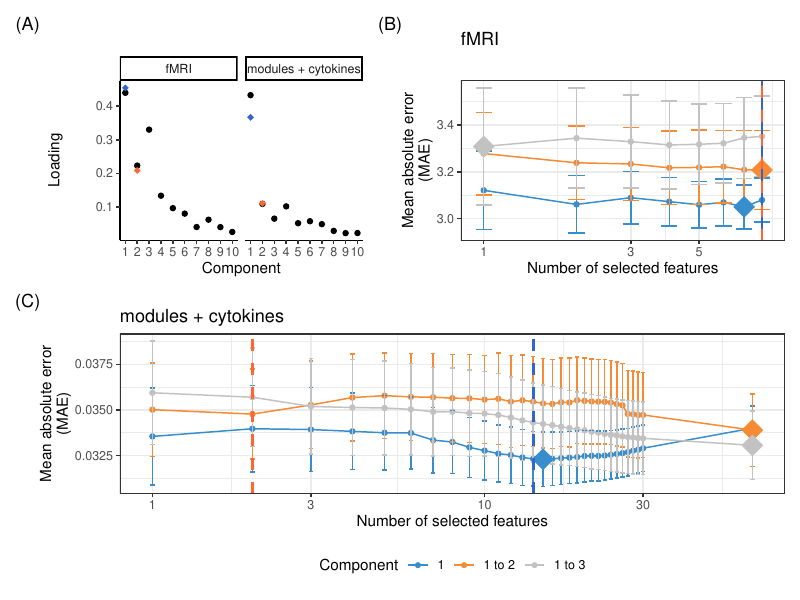

This figure's R source:
library(tidyverse)
library(patchwork)
library(mixOmics)

#### Data ####
attach("results/PLS/SPLS.RData")
attach("results/PLS/spls.tune.RData")
attach("results/PLS/spls.MAEzoom.tune.RData")

#loadings for selected # of features
load.select <-  data.frame(Component = c(1,2,1,2),
                           space = c("modules + cytokines","modules + cytokines","fMRI","fMRI"),
                           value = c(result.spls$explained_variance$X[1], 
                                     result.spls$explained_variance$X[2],
                                     result.spls$explained_variance$Y[1],
                                     result.spls$explained_variance$Y[2]))

#### axis loading ####
plot.load <- as.data.frame(spls$explained_variance) %>% 
  mutate(Component = c(1:10)) %>% 
  pivot_longer(X:Y, names_to = "space") %>% 
  mutate(space = recode(space, "X"="modules + cytokines", "Y"="fMRI")) %>% 

  ggplot(aes(x=Component, y=value)) +
  geom_point(size=1.5) +
  facet_wrap(~space) +
  theme_classic() +
  labs(y="Loading") +
  scale_x_continuous(breaks=seq(1,10,1)) +
  #add actual selected loadings
  geom_point(data=load.select, aes(color=as.character(Component)), 
             size=2, shape=18, show.legend = FALSE) +
  scale_color_manual(values=c("#3366CC","#FF6633"))


plot.load

#### MAE ####
plot <- plot(spls.zoom.MAE.X, legend.position = 'topright') +
  labs(y="Mean absolute error\n(MAE)", color="Component",
       title="modules + cytokines") +
  geom_vline(xintercept = 2, lwd=1, lty="dashed", color="#FF6633") +
  geom_vline(xintercept = 14, lwd=1, lty="dashed", color="#3366CC") +
  theme(legend.position = "bottom")
#plot

plot2 <- plot(spls.MAE.Y, legend.position = 'topright') +
  labs(y="Mean absolute error\n(MAE)", color="Component",
       title="fMRI") +
  geom_vline(xintercept = 8, lwd=1, lty="solid", color="#3366CC") +
  geom_vline(xintercept = 8, lwd=1, lty="dashed",color="#FF6633") +
  theme(legend.position = "none")
#plot2

#### Save ####
layout <- "
AAABBBB
CCCCCCC
"

plot.all <- plot.load+plot2+plot +
  plot_annotation(tag_levels = 'A',
                  tag_prefix = '(',tag_suffix = ')') + 
  plot_layout(design=layout)
ggsave(plot.all, filename = "publication/FigS5.MAE.png", height=6, width=8)
ggsave(plot.all, filename = "publication/FigS5.MAE.pdf", height=6, width=8)
